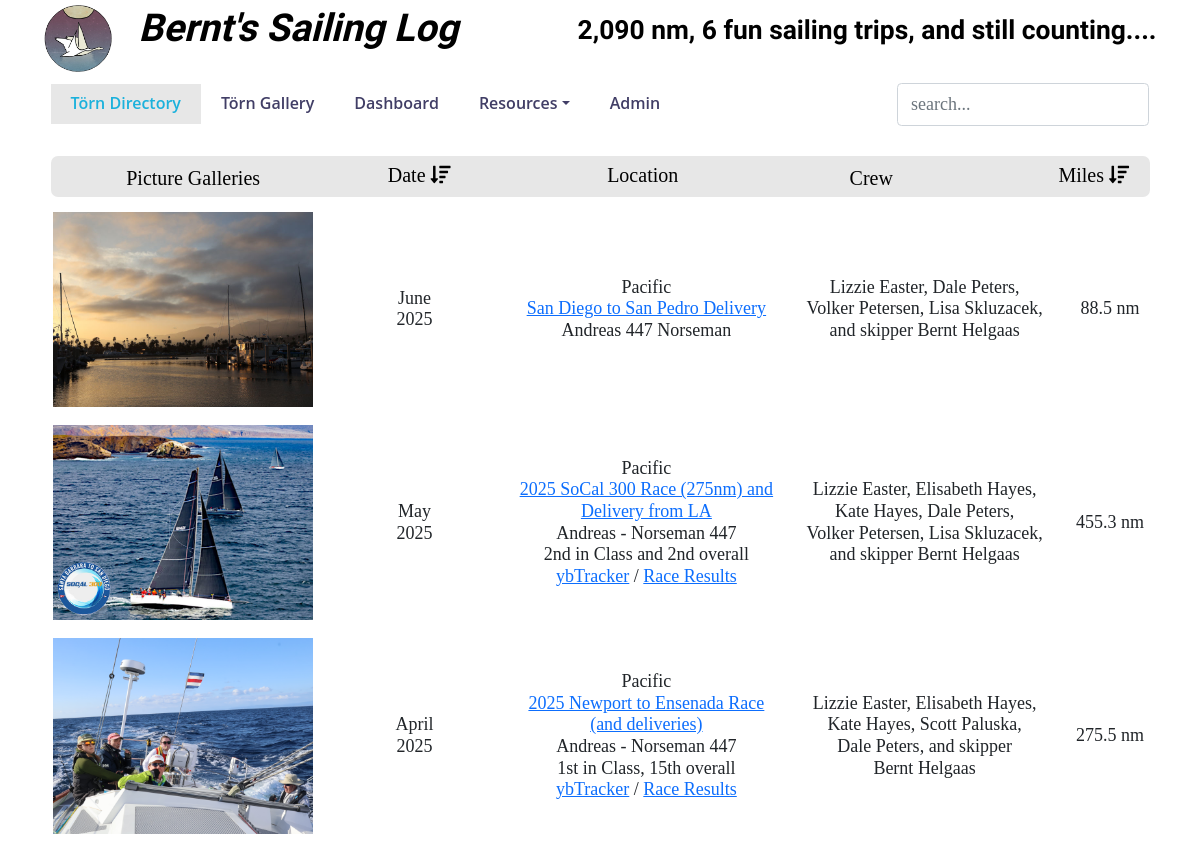
The app's page / (upper part), older data.
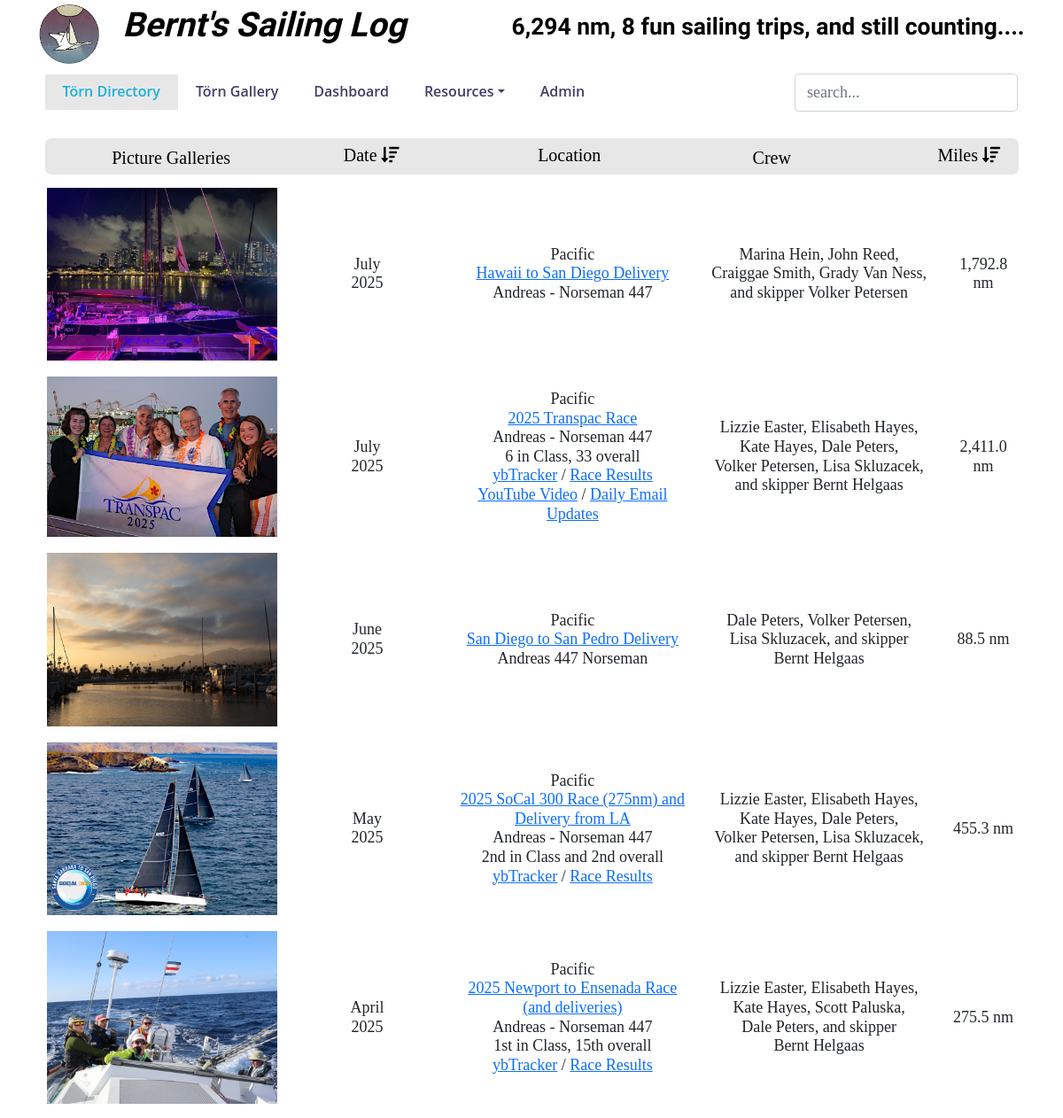
The same page, newer data.
### toerns/models.py (models this page shows, shortened)
class toerndirectory(models.Model):
    geoChoices = (
        ('Atlantic', u'Atlantic'),
        ('Baltic', u'Baltic'),
        ('Caribbean', u'Caribbean'),
        ('Coratia', u'Croatia'),
        ('Great Lakes', u'Great Lakes'),
        ('Pacific', u'Pacific')
    )
    id = models.AutoField(primary_key=True)
    startDate = models.DateField(help_text="date in YYYY-MM-DD format")
    endDate = models.DateField(help_text="date in YYYY-MM-DD format")
    destination = models.CharField(blank=True, null=True, max_length=150)
    georegion = models.CharField(blank=True, null=True, max_length=40, choices=geoChoices,
                                 help_text="Atlantic, Baltic, Caribbean, Croatia, Great Lakes, Pacific")
    maptable = models.CharField(blank=True, null=True, max_length=100,
                                help_text="name of the Google Maps waypoints table")
    boat = models.CharField(blank=True, null=True, max_length=810)
    miles = models.DecimalField(null=True, max_digits=8, decimal_places=2)
    daysAtSea = models.IntegerField()
    skipper = models.ManyToManyField(CrewMembers, blank=True, related_name='skipperToern')
    crew = models.ManyToManyField(CrewMembers, blank=True, related_name='crewToern')
    image = models.CharField(blank=True, null=True, max_length=100)
    picturelink = models.CharField(blank=True, null=True, max_length=200)
    class Meta:
        managed = True
        db_table = "ToernDirectory"
        verbose_name_plural = 'Toern Directory'

class CrewMembers(models.Model):
    firstName = models.CharField(max_length=50)
    lastName = models.CharField(max_length=50)
    email = models.CharField(max_length=50, blank=True)
    skills = models.ManyToManyField(SailingSkills, blank=True)
    class Meta:
        managed = True
        db_table = "CrewMembers"
        verbose_name_plural = 'Crew Members'
        ordering = ['lastName', 'firstName']

### toerns/views.py (the view)
# urls.py: re_path(r"^$", views.index, name="Directory"),
def index(request):
    return render(request, "toerns/index.html",
                  context=fetchContent(request, route="all"))

### toerns/templatetags/custom_filter.py (called while the page is built)
@register.filter(name='multi_replace')
def multi_replace(value, arg):
    replacements = arg.split(',')
    for old, new in zip(replacements[::2], replacements[1::2]):
        value = value.replace(old, new)
    return value

### templates/toerns/index.html (shortened to what this page needs)
{% extends "toerns/header.html" %}
{% load static %}
{% load humanize %}
{% load custom_filter %}
{% block content %}
    <div class="container">
		<div class="row">
			<div id="trip_table" class="col-12 table-responsive">
			<table id="toern_table" class="table table-hover borderless searchless no-footer display wrap" cellspacing="0">
			<tbody class="bodytext">
			{% for trip in trips %}
				{% with
					destination=trip.georegion|add:"<br /><a href='plotRoute/"|add:trip.maptable|add:"' target='_blank'>"|add:trip.destination|add:"</a>"
					yacht=trip.boat|multi_replace:"linefeed,<br>,openLink,<a,closeLink,</a>,pdf/,../static/pdf/,&#34;,'"
					img_caption=trip.destination
					img_error=" onerror='imgErrorTripPicture(this)' />"
				%}
				{% if is_mobile %}
				<tr class="bodytext">
					<td class="container responsive">
						<div class="row row-padding">
							<div class="col-12 no-padding">
								{% if trip.picturelink %}
									{% with
										picture1="<a href='"|add:trip.picturelink|add:"' target='_blank'><img class='img-fluid'"
										picture2=" border='0px' src='static/"|add:trip.image|add:"' title='Click here for all trip images!' alt='"|add:img_caption|add:"'"|add:img_error|add:"</a>"
									%}
									{{ picture1|safe }}{{ picture2|safe }}
									{% endwith %}
								{% else %}
									{% with
										picture1="<img class='img-fluid'"
										picture2=" border='0px' src='static/"|add:trip.image|add:"' title='Click here for all trip images!' alt='"|add:img_caption|add:"'"|add:img_error
									%}
									{{ picture1|safe }}{{ picture2|safe }}
									{% endwith %}
								{% endif %}
							</div>
						</div>
						<div class="row row-padding">
							<div class="col-2 no-padding">When:</div>
							<div class="col-10 no-padding">
								{{ trip.startDate|date:"F" }}&nbsp;{{ trip.startDate|date:"Y" }}
							</div>
						</div>
						<div class="row row-padding">
							<div class="col-2 no-padding">Where:</div>
							<div class="col-10 no-padding">
								{{ destination|safe }}<br />{{ yacht|safe }}
							</div>
						</div>
						<div class="row row-padding">
							<div class="col-2 no-padding">Who:</div>
							<div class="col-10 no-padding">
								{% for crew in trip.crew.all|dictsort:"lastName" %}
									{{ crew.firstName }}&nbsp;{{ crew.lastName }},
								{% endfor %}
								{% for skipper in trip.skipper.all %}
									and skipper {{ skipper.firstName }}&nbsp;{{ skipper.lastName }}
								{% endfor %}
							</div>
						</div>
						<div class="row row-padding">
							<div class="col-2 no-padding">Miles:</div>
							<div id="miles" class="col-10 no-padding">
								{{ trip.miles|floatformat:1|intcomma }} nm
							</div>
						</div>
						<div class="row row-padding">
							<div class="col-12 no-padding hr-rule"></div>
						</div>
					</td>
				</tr>
				{% else %}
				<tr class="bodytext">
					<td class="text-center col-3 align-middle">
						{% if trip.picturelink %}
							{% with
								picture1="<a href='"|add:trip.picturelink|add:"' target='_blank'><img class='img-fluid enlarge'"
								picture2=" border='0px' src='static/"|add:trip.image|add:"' title='Click here for all trip images!' alt='"|add:img_caption|add:"'"|add:img_error|add:"</a>"
							%}
							{{ picture1|safe }}{{ picture2|safe }}
							{% endwith %}
						{% else %}
							{% with
								picture1="<img class='img-fluid enlarge'"
								picture2=" border='0px' src='static/"|add:trip.image|add:"' title='No picture album available' alt='"|add:img_caption|add:"'"|add:img_error
							%}
							{{ picture1|safe }}{{ picture2|safe }}
							{% endwith %}
						{% endif %}
					</td>
					<td class="text-center col-2 align-middle">
						{{ trip.startDate|date:"F" }}<br>{{ trip.startDate|date:"Y" }}
					</td>
					<td class="text-center col-3 align-middle">
						{{ destination|safe }}<br />{{ yacht|safe }}
					</td>
					<td class="text-center col-3 align-middle">
						{% for crew in trip.crew.all|dictsort:"lastName" %}
							{{ crew.firstName }}&nbsp;{{ crew.lastName }},
						{% endfor %}
						{% for skipper in trip.skipper.all %}
							and skipper {{ skipper.firstName }}&nbsp;{{ skipper.lastName }}
						{% endfor %}
					</td>
					<td class="text-center col-1 align-middle" id="miles">
						{{ trip.miles|floatformat:1|intcomma }} nm
					</td>
				</tr>
				{% endif %}
			{% endwith %}
			{% endfor %}
			</tbody>
			</table>
			</div>
		</div>
    </div>
{% endblock %}

### templates/toerns/header.html (shortened to what this page needs)
{% load static %}
<!DOCTYPE html>
<html>
<head>
	<link href="https://cdnjs.cloudflare.com/ajax/libs/twitter-bootstrap/5.0.1/css/bootstrap.min.css" rel="stylesheet" media="all">
	<link href="https://cdnjs.cloudflare.com/ajax/libs/font-awesome/5.15.3/css/all.min.css" rel="stylesheet">
	<link href="https://cdn.datatables.net/1.10.25/css/dataTables.bootstrap5.min.css" rel="stylesheet">
	<link href="{{css}}" rel="stylesheet">
</head>
<body>
	<header id="title_container" class="container">
		<div class="row">
			<div class="col-2 col-sm-1 headline"><img class="img-fluid" src="{% static 'images/Andreas_Logo.png' %}" /></div>
			<div class="col-10 col-sm-4 headline" id="headline" href="#">Bernt&#39;s Sailing Log</div>
			<div class="col-11 col-sm-7 subheadline" id="subheadline"></div>
		</div>
		<nav class="main-nav navbar navbar-expand-sm navbar-light" id="navbar">
			<div class="container col-hdr-container">
				<div class="collapse navbar-collapse" id="mainNavbarNav">
					<ul id="MainMenu" class="navbar-nav">
						<li class="nav-item"><a href="/">T&ouml;rn Directory</a></li>
						<li class="nav-item"><a href="{% url 'Gallery' %}">T&ouml;rn Gallery</a></li>
						<li class="nav-item"><a href="{% url 'Dashboard' %}">Dashboard</a></li>
						<li class="nav-item dropdown">
							<a class="dropdown-toggle" href="#" role="button" id="dropdownMenuLink" data-bs-toggle="dropdown" aria-expanded="false">Resources</a>
						</li>
						<li><a class="nav-item" href="/admin">Admin</a></li>
					</ul>
				</div>
			</div>
		</nav>
		<div id="nav_addon"></div>
	</header>
	<main id="main">
	{% block content %}
	{% endblock %}
	</main>
</body>
</html>

### static/css/SailingLog.css (style rules this page uses)
body, html { height: 100%; width: 100%; margin: 0px; font-family: 'Palatino, sans-serif'; font-weight: 400; font-size: 18px !important; line-height: 1.20 !important; color:#000000; }
.main-nav { list-style: none; }
.main-nav a { display: block; position: relative; color: #413e66; padding: 10px 20px 10px 20px; transition: 0.5s; font-size: 16px; font-family: "Open Sans", sans-serif; text-decoration: none !important; font-weight: 600; }
.main-nav a:hover, .main-nav .active > a, .main-nav li:hover > a { color: #1bb1dc; background-color: #e7e7e7 !important; }
.nav-item { margin-top: 3px !important; margin-bottom: 3px !important; text-align: right; }
#title_container { background-color: #ffffff; }
.headline { margin-top: 5px !important; text-align: left !important; font-family: 'Shadows Into Light Two', cursive; font-style: italic; font-weight: 800; font-size: calc(3.2vw) !important; }
.subheadline { margin-top: 15px !important; text-align: right !important; margin-bottom: 10px !important; font-family: 'Shadows Into Light Two', cursive; font-size: calc(2.2vw) !important; font-weight: 550; }
.col-hdr-container { padding-left: 7px; padding-right: 7px; }
.borderless tbody tr td, .borderless thead tr th { border: none !important; }

Row changes from the older to the newer data that the page shows:
added toerndirectory: shows a picture, startDate "July", startDate "2025", destination "Pacific Hawaii to San Diego Delivery", boat "Andreas - Norseman 447", miles "1,792.8", CrewMembers (firstName "Volker", lastName "Petersen")
added CrewMembers: firstName "Marina", lastName "Hein", shown under "July"
added CrewMembers: firstName "John", lastName "Reed", shown under "July"
added CrewMembers: firstName "Craiggae", lastName "Smith", shown under "July"
added CrewMembers: firstName "Grady", lastName "Van Ness", shown under "July"
added toerndirectory: shows a picture, startDate "July", startDate "2025", destination "Pacific 2025 Transpac Race", yacht "Andreas - Norseman 447 6 in Class, 33 overall ybTracker / Race Results YouTube Video / Daily Email Updates", miles "2,411.0", CrewMembers (firstName "Lizzie", lastName "Easter"), CrewMembers (firstName "Elisabeth", lastName "Hayes"), CrewMembers (firstName "Kate", lastName "Hayes"), CrewMembers (firstName "Dale", lastName "Peters"), CrewMembers (firstName "Volker", lastName "Petersen"), CrewMembers (firstName "Lisa", lastName "Skluzacek"), CrewMembers (firstName "Bernt", lastName "Helgaas")
changed toerndirectory "June": loses CrewMembers (firstName "Lizzie", lastName "Easter")
Text that changed along with them:
text written by a page script: "2,090 nm, 6 fun sailing trips, and still counting...." → "6,294 nm, 8 fun sailing trips, and still counting...."
